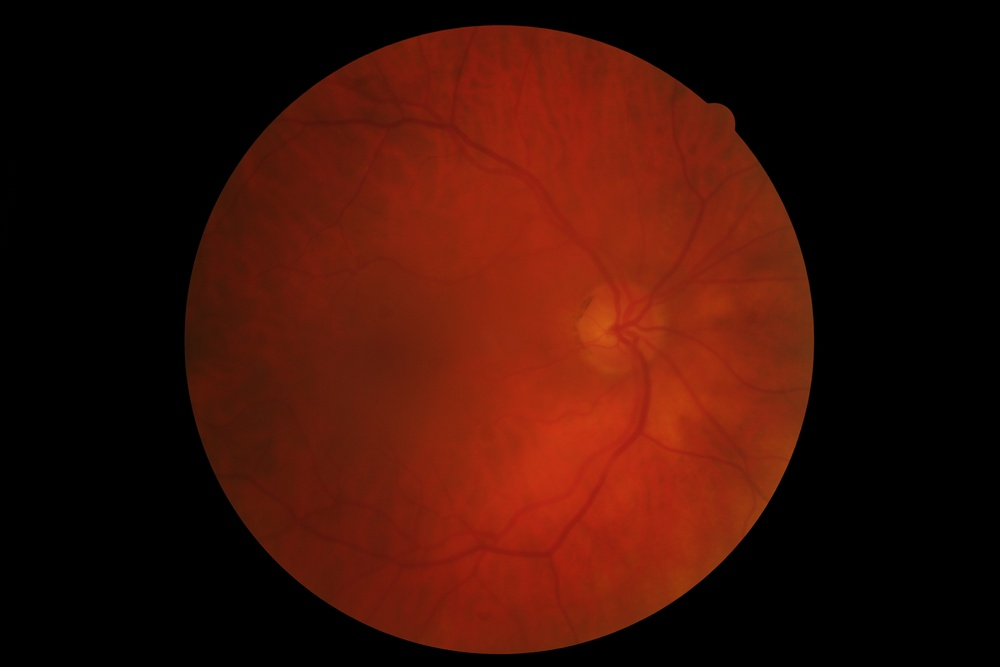
%> input picture oRGB/retinal_quality/6_good.JPG, 1000 x 667 px, shrunk from 5184 x 3456 before the run
$ octave autoAdjustRGBRun_2020_02_26.m   (GNU Octave 9; MATLAB toolbox functions it lacks are replaced by stand-ins)
%> lines starting %> are read from the running program, lines starting %| are printed output that depends on the picture; in (x1, y1, x2, y2) boxes, pixels count from 0 and x2, y2 are one past the last pixel; in counts of white or black regions, pixels touching at a corner belong together; the program's own positions count from 1
%> further down, im is the input picture: size 667x1000x3 uint8; mean R, G, B 60.9, 16.3, 6.5
### oRGB/ROI.m
function [X, inx] = ROI(f)
    G = f(:,:,1);
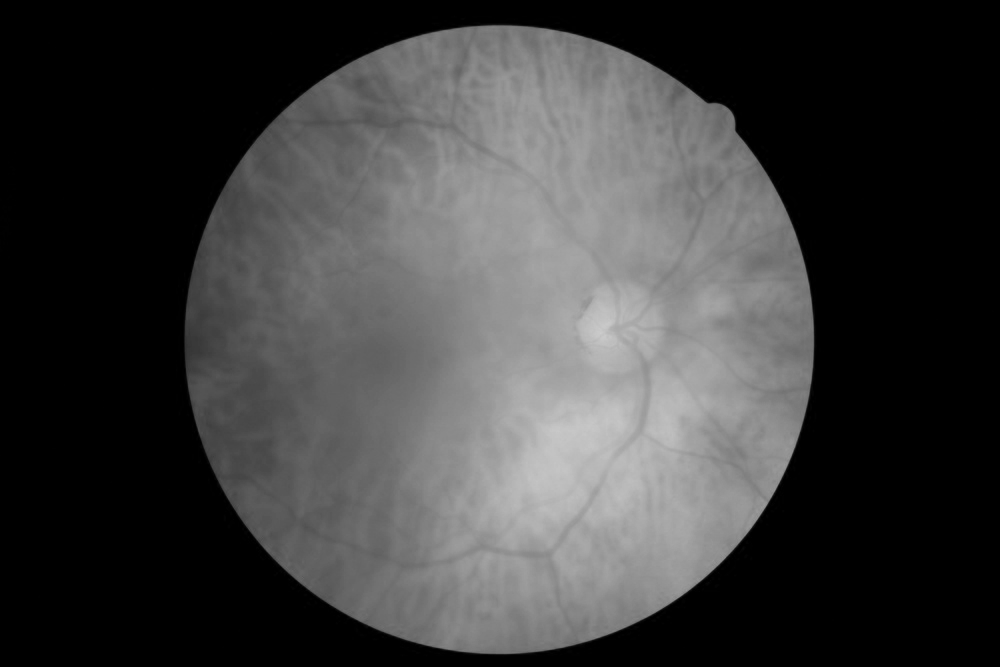
%> G: size 667x1000 uint8; min 0, max 205, mean 60.9
    [M,N] = size(G);
%> M = 667; N = 1000
    gLT = graythresh(G);
%> gLT = 0.255
    BW = im2bw(G,gLT*0.25);
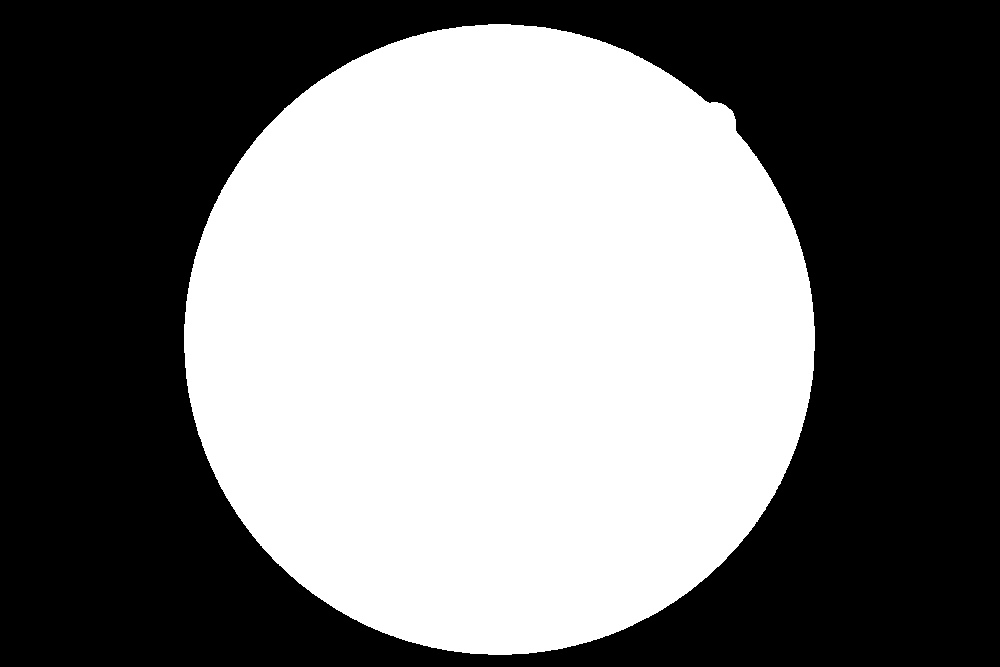
%> BW: size 667x1000 logical; 46.9% white; 1 white region, box (x1, y1, x2, y2) and area: (184, 24, 815, 655) 312679
    inx = find(BW>0.5);
%> inx = 312679 values from 123053 to 543289
    res = reshape(f,[],3);
    X = f;
end

### oRGB/dstretchLAB_version6_2.m
function [dtretched,newData] = dstretchLAB_version6_2(data,targetMean,deltaIdeal,eigenVector,div)
%UNTITLED Summary of this function goes here
%   Detailed explanation goes here

    data = medfilt3(data,[3,3,3]);
    %st = [x x x]
    st = std(data);
    datamu = mean(data);

    %% scale
    delta = deltaIdeal ./ (st * div);
    scale = diag(delta);

    newData = data - datamu;

    %%
    T =  eigenVector * scale * eigenVector';
    %dtretched = (data - datamu) * T + targetMean;
    dtretched = newData * T + targetMean;

end

### oRGB/autoAdjustRGBRun_2020_02_26.m

idealMean = [192 96 32];
brightRange = [128 128 16];

im = imread('./retinal_quality/6_good.JPG');

[X, inx] = ROI(im);
im3column = reshape(X,[],3);
roi = im3column(inx,:);

covs = cov(double(roi));
%> covs = [931.7 204.4 70.13; 204.4 68.17 21.06; 70.13 21.06 9.78]
[V,D] = svd(covs);
%> V = [-0.973 0.231 -0.0139; -0.219 -0.938 -0.267; -0.0748 -0.257 0.963]; D = [983.1 0 0; 0 23.61 0; 0 0 2.92]
[x,newData] = dstretchLAB_version6_2(double(roi),idealMean,brightRange,V,4.8);
%> the run ends on the next line

$ run again, with oRGB/retinal_quality/11_good.JPG copied over oRGB/retinal_quality/6_good.JPG
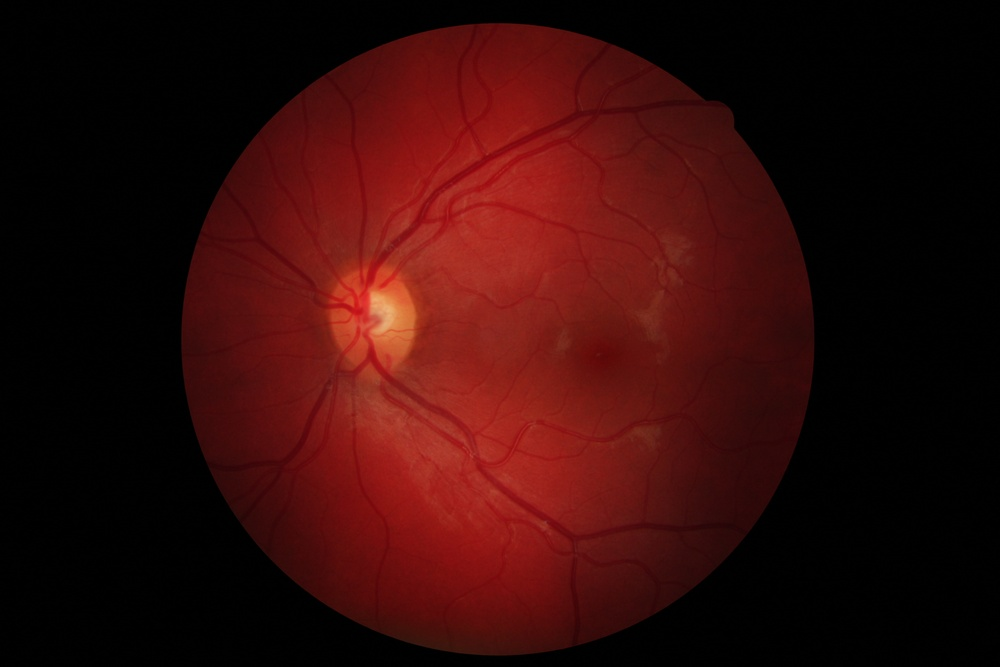
%> input picture oRGB/retinal_quality/11_good.JPG, 1000 x 667 px, shrunk from 3888 x 2592 before the run
%> im is the input picture: size 667x1000x3 uint8; mean R, G, B 51.7, 10.9, 9.2
%> in ROI, `G = f(:,:,1);`:
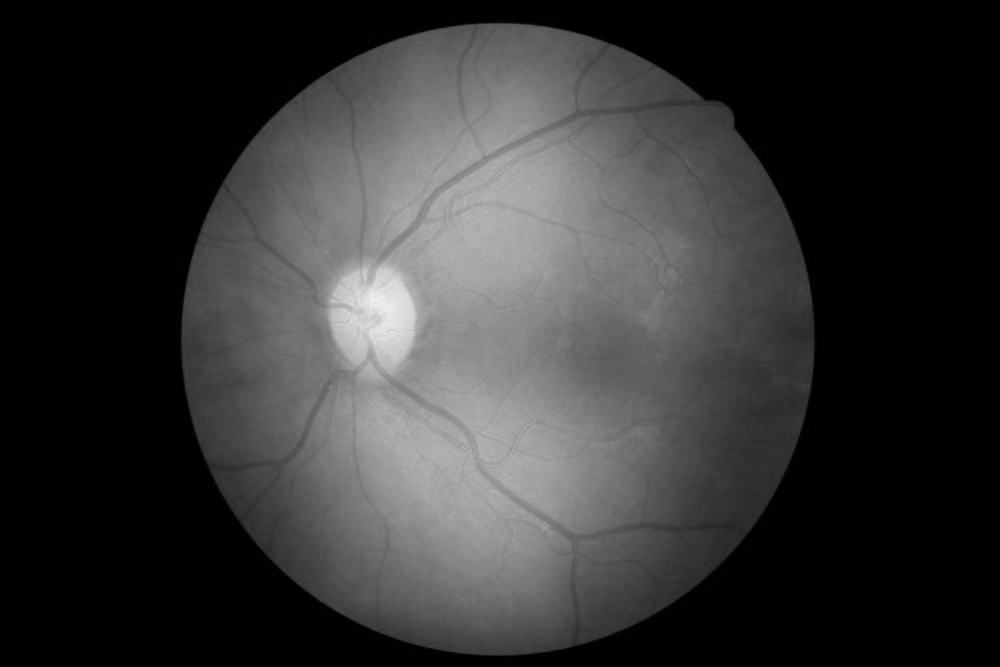
%> G: size 667x1000 uint8; min 0, max 241, mean 51.7
%> gLT = 0.235
%> in ROI, `BW = im2bw(G,gLT*0.25);`:
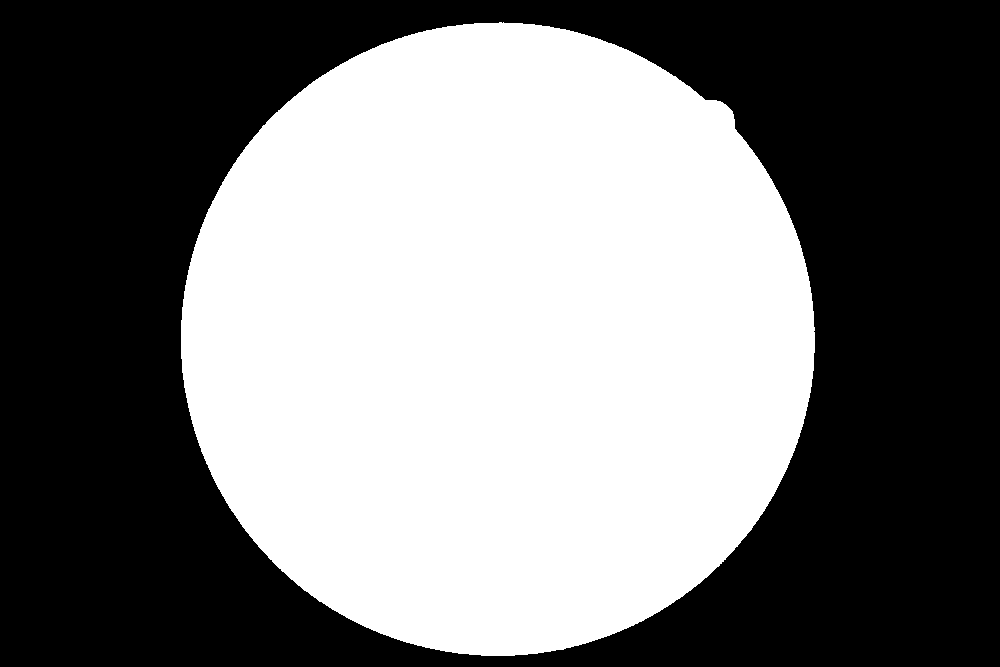
%> BW: size 667x1000 logical; 47.3% white; 1 white region, box (x1, y1, x2, y2) and area: (181, 22, 815, 656) 315681
%> inx = 315681 values from 121048 to 543291
%> covs = [1509 462.8 311.4; 462.8 222.1 135.7; 311.4 135.7 89.01]
%> V = [-0.931 0.363 -0.0403; -0.304 -0.832 -0.464; -0.202 -0.42 0.885]; D = [1727.9 0 0; 0 88.58 0; 0 0 3.65]
